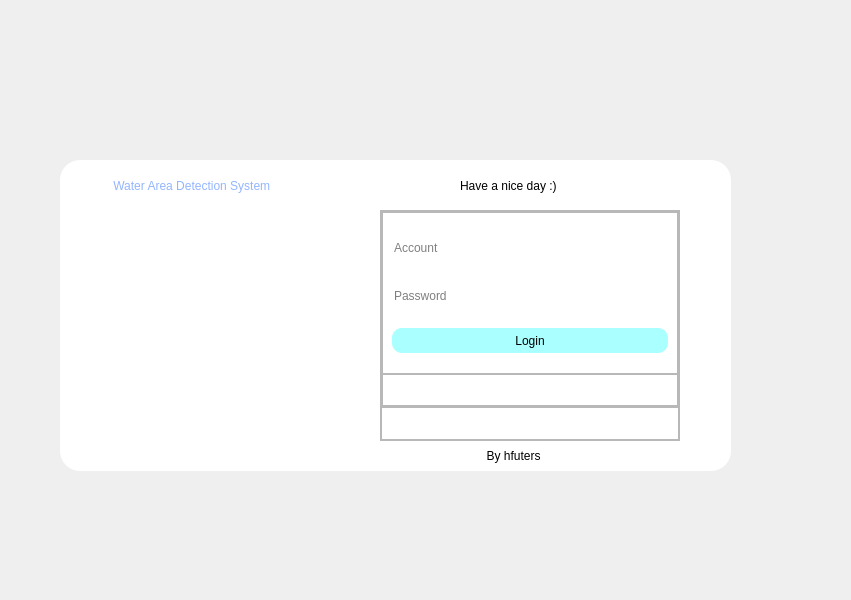
<?xml version="1.0" encoding="UTF-8"?>
<ui version="4.0">
 <class>LoginWindow</class>
 <widget class="QMainWindow" name="LoginWindow">
  <property name="geometry">
   <rect>
    <x>0</x>
    <y>0</y>
    <width>851</width>
    <height>600</height>
   </rect>
  </property>
  <property name="sizePolicy">
   <sizepolicy hsizetype="Preferred" vsizetype="Preferred">
    <horstretch>0</horstretch>
    <verstretch>0</verstretch>
   </sizepolicy>
  </property>
  <property name="minimumSize">
   <size>
    <width>851</width>
    <height>600</height>
   </size>
  </property>
  <property name="windowTitle">
   <string>MainWindow</string>
  </property>
  <widget class="QWidget" name="centralwidget">
   <widget class="QFrame" name="frame">
    <property name="geometry">
     <rect>
      <x>60</x>
      <y>160</y>
      <width>671</width>
      <height>311</height>
     </rect>
    </property>
    <property name="styleSheet">
     <string notr="true">#frame
{
background-color: rgb(255, 255, 255);
border-radius:20px;
}</string>
    </property>
    <property name="frameShape">
     <enum>QFrame::StyledPanel</enum>
    </property>
    <property name="frameShadow">
     <enum>QFrame::Raised</enum>
    </property>
    <widget class="QLabel" name="label">
     <property name="geometry">
      <rect>
       <x>50</x>
       <y>10</y>
       <width>221</width>
       <height>31</height>
      </rect>
     </property>
     <property name="styleSheet">
      <string notr="true">color: rgb(147, 181, 255);
font: 87 10pt &quot;Arial Black&quot;;</string>
     </property>
     <property name="text">
      <string> Water Area Detection System</string>
     </property>
    </widget>
    <widget class="QLabel" name="label_2">
     <property name="geometry">
      <rect>
       <x>400</x>
       <y>10</y>
       <width>141</width>
       <height>31</height>
      </rect>
     </property>
     <property name="styleSheet">
      <string notr="true">color: rgb(0, 0, 0);
font: 12pt &quot;Arial Rounded MT Bold&quot;;</string>
     </property>
     <property name="text">
      <string>Have a nice day :)</string>
     </property>
    </widget>
    <widget class="QLabel" name="label_3">
     <property name="geometry">
      <rect>
       <x>420</x>
       <y>280</y>
       <width>91</width>
       <height>31</height>
      </rect>
     </property>
     <property name="styleSheet">
      <string notr="true">color: rgb(0, 0, 0);
font: 12pt &quot;Arial Rounded MT Bold&quot;;</string>
     </property>
     <property name="text">
      <string>  By hfuters</string>
     </property>
    </widget>
    <widget class="QPushButton" name="pushButton">
     <property name="geometry">
      <rect>
       <x>620</x>
       <y>10</y>
       <width>31</width>
       <height>31</height>
      </rect>
     </property>
     <property name="styleSheet">
      <string notr="true">QPushButton
{
	border:none;
}

QPushButton:hover
{
	padding-bottom:5px;
}</string>
     </property>
     <property name="text">
      <string/>
     </property>
     <property name="icon">
      <iconset resource="res.qrc">
       <normaloff>:/icons/icons/关闭.png</normaloff>:/icons/icons/关闭.png</iconset>
     </property>
     <property name="iconSize">
      <size>
       <width>22</width>
       <height>22</height>
      </size>
     </property>
    </widget>
    <widget class="QFrame" name="frame_2">
     <property name="geometry">
      <rect>
       <x>320</x>
       <y>50</y>
       <width>300</width>
       <height>231</height>
      </rect>
     </property>
     <property name="minimumSize">
      <size>
       <width>300</width>
       <height>231</height>
      </size>
     </property>
     <property name="frameShape">
      <enum>QFrame::StyledPanel</enum>
     </property>
     <property name="frameShadow">
      <enum>QFrame::Raised</enum>
     </property>
     <layout class="QVBoxLayout" name="verticalLayout">
      <property name="spacing">
       <number>0</number>
      </property>
      <property name="leftMargin">
       <number>0</number>
      </property>
      <property name="topMargin">
       <number>0</number>
      </property>
      <property name="rightMargin">
       <number>0</number>
      </property>
      <property name="bottomMargin">
       <number>0</number>
      </property>
      <item>
       <widget class="QFrame" name="frame_3">
        <property name="sizePolicy">
         <sizepolicy hsizetype="Preferred" vsizetype="Expanding">
          <horstretch>0</horstretch>
          <verstretch>6</verstretch>
         </sizepolicy>
        </property>
        <property name="frameShape">
         <enum>QFrame::StyledPanel</enum>
        </property>
        <property name="frameShadow">
         <enum>QFrame::Raised</enum>
        </property>
        <layout class="QVBoxLayout" name="verticalLayout_3">
         <property name="spacing">
          <number>0</number>
         </property>
         <property name="leftMargin">
          <number>0</number>
         </property>
         <property name="topMargin">
          <number>0</number>
         </property>
         <property name="rightMargin">
          <number>0</number>
         </property>
         <property name="bottomMargin">
          <number>0</number>
         </property>
         <item>
          <widget class="QFrame" name="frame_5">
           <property name="sizePolicy">
            <sizepolicy hsizetype="Preferred" vsizetype="Expanding">
             <horstretch>0</horstretch>
             <verstretch>5</verstretch>
            </sizepolicy>
           </property>
           <property name="frameShape">
            <enum>QFrame::StyledPanel</enum>
           </property>
           <property name="frameShadow">
            <enum>QFrame::Raised</enum>
           </property>
           <layout class="QVBoxLayout" name="verticalLayout_4">
            <property name="spacing">
             <number>0</number>
            </property>
            <property name="leftMargin">
             <number>0</number>
            </property>
            <property name="topMargin">
             <number>0</number>
            </property>
            <property name="rightMargin">
             <number>0</number>
            </property>
            <property name="bottomMargin">
             <number>0</number>
            </property>
            <item>
             <widget class="QStackedWidget" name="stackedWidget_2">
              <property name="styleSheet">
               <string notr="true">QLineEdit{
	background-color: rgba(255, 255, 255, 0);
	border:none;
}</string>
              </property>
              <property name="currentIndex">
               <number>1</number>
              </property>
              <widget class="QWidget" name="page_Register">
               <layout class="QVBoxLayout" name="verticalLayout_6">
                <item>
                 <widget class="QLineEdit" name="lineEdit_Register_Account">
                  <property name="sizePolicy">
                   <sizepolicy hsizetype="Expanding" vsizetype="Fixed">
                    <horstretch>0</horstretch>
                    <verstretch>0</verstretch>
                   </sizepolicy>
                  </property>
                  <property name="minimumSize">
                   <size>
                    <width>0</width>
                    <height>32</height>
                   </size>
                  </property>
                  <property name="styleSheet">
                   <string notr="true">font: 87 10pt &quot;Arial Black&quot;;
color: rgb(0, 0, 0);</string>
                  </property>
                  <property name="placeholderText">
                   <string>Account</string>
                  </property>
                 </widget>
                </item>
                <item>
                 <widget class="QLineEdit" name="lineEdit_Register_Password">
                  <property name="minimumSize">
                   <size>
                    <width>0</width>
                    <height>32</height>
                   </size>
                  </property>
                  <property name="styleSheet">
                   <string notr="true">font: 87 10pt &quot;Arial Black&quot;;
color: rgb(0, 0, 0);</string>
                  </property>
                  <property name="text">
                   <string/>
                  </property>
                  <property name="echoMode">
                   <enum>QLineEdit::Password</enum>
                  </property>
                  <property name="placeholderText">
                   <string>Password</string>
                  </property>
                 </widget>
                </item>
                <item>
                 <widget class="QPushButton" name="pushButton_R_Sure_2">
                  <property name="minimumSize">
                   <size>
                    <width>90</width>
                    <height>25</height>
                   </size>
                  </property>
                  <property name="styleSheet">
                   <string notr="true">QPushButton{
font: 10pt &quot;Arial Rounded MT Bold&quot;;
background-color: rgb(170, 255, 255);
min-height:25px;	/*设置最小高度*/
border-radius:10px;    /*设置圆角半径 */
}
QPushButton:pressed{
padding-top:3px;
padding-left:3px;
}</string>
                  </property>
                  <property name="text">
                   <string>Register</string>
                  </property>
                 </widget>
                </item>
               </layout>
              </widget>
              <widget class="QWidget" name="page_Login">
               <layout class="QVBoxLayout" name="verticalLayout_5">
                <item>
                 <widget class="QLineEdit" name="lineEdit_Login_Account">
                  <property name="minimumSize">
                   <size>
                    <width>0</width>
                    <height>32</height>
                   </size>
                  </property>
                  <property name="styleSheet">
                   <string notr="true">font: 87 10pt &quot;Arial Black&quot;;
color: rgb(0, 0, 0);
</string>
                  </property>
                  <property name="placeholderText">
                   <string>Account</string>
                  </property>
                 </widget>
                </item>
                <item>
                 <widget class="QLineEdit" name="lineEdit_Login_Password">
                  <property name="minimumSize">
                   <size>
                    <width>0</width>
                    <height>32</height>
                   </size>
                  </property>
                  <property name="styleSheet">
                   <string notr="true">font: 87 10pt &quot;Arial Black&quot;;
color: rgb(0, 0, 0);</string>
                  </property>
                  <property name="text">
                   <string/>
                  </property>
                  <property name="echoMode">
                   <enum>QLineEdit::Password</enum>
                  </property>
                  <property name="placeholderText">
                   <string>Password</string>
                  </property>
                 </widget>
                </item>
                <item>
                 <widget class="QPushButton" name="pushButton_L_Sure">
                  <property name="minimumSize">
                   <size>
                    <width>90</width>
                    <height>25</height>
                   </size>
                  </property>
                  <property name="styleSheet">
                   <string notr="true">QPushButton{
font: 10pt &quot;Arial Rounded MT Bold&quot;;
background-color: rgb(170, 255, 255);
min-height:25px;	/*设置最小高度*/
border-radius:10px;    /*设置圆角半径 */
}
QPushButton:pressed{
padding-top:3px;
padding-left:3px;
}</string>
                  </property>
                  <property name="text">
                   <string>Login</string>
                  </property>
                 </widget>
                </item>
               </layout>
              </widget>
             </widget>
            </item>
           </layout>
          </widget>
         </item>
         <item>
          <widget class="QFrame" name="frame_6">
           <property name="sizePolicy">
            <sizepolicy hsizetype="Preferred" vsizetype="Expanding">
             <horstretch>0</horstretch>
             <verstretch>1</verstretch>
            </sizepolicy>
           </property>
           <property name="styleSheet">
            <string notr="true">QPushButton{
	border:none;
}
QPushButton:pressed{
	padding-top:2px;
	padding-left:2px;
}
</string>
           </property>
           <property name="frameShape">
            <enum>QFrame::StyledPanel</enum>
           </property>
           <property name="frameShadow">
            <enum>QFrame::Raised</enum>
           </property>
           <layout class="QHBoxLayout" name="horizontalLayout">
            <property name="spacing">
             <number>0</number>
            </property>
            <property name="leftMargin">
             <number>0</number>
            </property>
            <property name="topMargin">
             <number>0</number>
            </property>
            <property name="rightMargin">
             <number>0</number>
            </property>
            <property name="bottomMargin">
             <number>0</number>
            </property>
            <item>
             <widget class="QPushButton" name="pushButton_Login">
              <property name="minimumSize">
               <size>
                <width>0</width>
                <height>16</height>
               </size>
              </property>
              <property name="styleSheet">
               <string notr="true"/>
              </property>
              <property name="text">
               <string/>
              </property>
              <property name="icon">
               <iconset resource="res.qrc">
                <normaloff>:/icons/icons/登录.png</normaloff>:/icons/icons/登录.png</iconset>
              </property>
             </widget>
            </item>
            <item>
             <widget class="QPushButton" name="pushButton_Register">
              <property name="enabled">
               <bool>true</bool>
              </property>
              <property name="styleSheet">
               <string notr="true"/>
              </property>
              <property name="text">
               <string/>
              </property>
              <property name="icon">
               <iconset resource="res.qrc">
                <normaloff>:/icons/icons/注册.png</normaloff>:/icons/icons/注册.png</iconset>
              </property>
             </widget>
            </item>
           </layout>
          </widget>
         </item>
        </layout>
       </widget>
      </item>
      <item>
       <widget class="QFrame" name="frame_4">
        <property name="sizePolicy">
         <sizepolicy hsizetype="Preferred" vsizetype="Expanding">
          <horstretch>0</horstretch>
          <verstretch>1</verstretch>
         </sizepolicy>
        </property>
        <property name="frameShape">
         <enum>QFrame::StyledPanel</enum>
        </property>
        <property name="frameShadow">
         <enum>QFrame::Raised</enum>
        </property>
        <layout class="QVBoxLayout" name="verticalLayout_2">
         <property name="spacing">
          <number>0</number>
         </property>
         <property name="leftMargin">
          <number>0</number>
         </property>
         <property name="topMargin">
          <number>0</number>
         </property>
         <property name="rightMargin">
          <number>0</number>
         </property>
         <property name="bottomMargin">
          <number>0</number>
         </property>
         <item>
          <widget class="QStackedWidget" name="stackedWidget">
           <property name="currentIndex">
            <number>0</number>
           </property>
           <widget class="QWidget" name="page">
            <layout class="QVBoxLayout" name="verticalLayout_7">
             <property name="spacing">
              <number>0</number>
             </property>
             <property name="leftMargin">
              <number>0</number>
             </property>
             <property name="topMargin">
              <number>0</number>
             </property>
             <property name="rightMargin">
              <number>0</number>
             </property>
             <property name="bottomMargin">
              <number>0</number>
             </property>
            </layout>
           </widget>
           <widget class="QWidget" name="page_4">
            <layout class="QHBoxLayout" name="horizontalLayout_3">
             <property name="spacing">
              <number>0</number>
             </property>
             <property name="leftMargin">
              <number>0</number>
             </property>
             <property name="topMargin">
              <number>0</number>
             </property>
             <property name="rightMargin">
              <number>0</number>
             </property>
             <property name="bottomMargin">
              <number>0</number>
             </property>
             <item alignment="Qt::AlignHCenter">
              <widget class="QLabel" name="label_7">
               <property name="styleSheet">
                <string notr="true">font: 10pt &quot;Arial Rounded MT Bold&quot;;
color: rgb(255, 85, 255);</string>
               </property>
               <property name="text">
                <string>The current user already exists!</string>
               </property>
              </widget>
             </item>
            </layout>
           </widget>
           <widget class="QWidget" name="page_3">
            <layout class="QHBoxLayout" name="horizontalLayout_2">
             <property name="spacing">
              <number>0</number>
             </property>
             <property name="leftMargin">
              <number>0</number>
             </property>
             <property name="topMargin">
              <number>0</number>
             </property>
             <property name="rightMargin">
              <number>0</number>
             </property>
             <property name="bottomMargin">
              <number>0</number>
             </property>
             <item alignment="Qt::AlignHCenter|Qt::AlignVCenter">
              <widget class="QLabel" name="label_6">
               <property name="styleSheet">
                <string notr="true">font: 10pt &quot;Arial Rounded MT Bold&quot;;
color: rgb(255, 85, 255);</string>
               </property>
               <property name="text">
                <string>The account or password is incorrect!</string>
               </property>
              </widget>
             </item>
            </layout>
           </widget>
           <widget class="QWidget" name="page_5">
            <layout class="QVBoxLayout" name="verticalLayout_9">
             <property name="spacing">
              <number>0</number>
             </property>
             <property name="leftMargin">
              <number>0</number>
             </property>
             <property name="topMargin">
              <number>0</number>
             </property>
             <property name="rightMargin">
              <number>0</number>
             </property>
             <property name="bottomMargin">
              <number>0</number>
             </property>
             <item alignment="Qt::AlignHCenter">
              <widget class="QLabel" name="label_8">
               <property name="styleSheet">
                <string notr="true">font: 10pt &quot;Arial Rounded MT Bold&quot;;
color: rgb(255, 85, 255);</string>
               </property>
               <property name="text">
                <string>Registered successfully!</string>
               </property>
              </widget>
             </item>
            </layout>
           </widget>
           <widget class="QWidget" name="page_2">
            <layout class="QVBoxLayout" name="verticalLayout_8">
             <property name="spacing">
              <number>0</number>
             </property>
             <property name="leftMargin">
              <number>0</number>
             </property>
             <property name="topMargin">
              <number>0</number>
             </property>
             <property name="rightMargin">
              <number>0</number>
             </property>
             <property name="bottomMargin">
              <number>0</number>
             </property>
             <item alignment="Qt::AlignHCenter|Qt::AlignVCenter">
              <widget class="QLabel" name="label_5">
               <property name="styleSheet">
                <string notr="true">font: 10pt &quot;Arial Rounded MT Bold&quot;;
color: rgb(255, 85, 255);</string>
               </property>
               <property name="text">
                <string>The account or password cannot be empty!</string>
               </property>
              </widget>
             </item>
            </layout>
           </widget>
          </widget>
         </item>
        </layout>
       </widget>
      </item>
     </layout>
    </widget>
    <widget class="QLabel" name="label_4">
     <property name="geometry">
      <rect>
       <x>30</x>
       <y>50</y>
       <width>261</width>
       <height>231</height>
      </rect>
     </property>
     <property name="minimumSize">
      <size>
       <width>261</width>
       <height>231</height>
      </size>
     </property>
     <property name="styleSheet">
      <string notr="true">border-radius:100px;</string>
     </property>
     <property name="text">
      <string/>
     </property>
     <property name="pixmap">
      <pixmap resource="res.qrc">:/icons/icons/1.png</pixmap>
     </property>
     <property name="scaledContents">
      <bool>true</bool>
     </property>
    </widget>
   </widget>
  </widget>
 </widget>
 <resources>
  <include location="res.qrc"/>
  <include location="res.qrc"/>
  <include location="res.qrc"/>
  <include location="res.qrc"/>
  <include location="res.qrc"/>
  <include location="res.qrc"/>
  <include location="res.qrc"/>
 </resources>
 <connections>
  <connection>
   <sender>pushButton</sender>
   <signal>clicked()</signal>
   <receiver>LoginWindow</receiver>
   <slot>close()</slot>
   <hints>
    <hint type="sourcelabel">
     <x>713</x>
     <y>182</y>
    </hint>
    <hint type="destinationlabel">
     <x>783</x>
     <y>127</y>
    </hint>
   </hints>
  </connection>
 </connections>
</ui>
